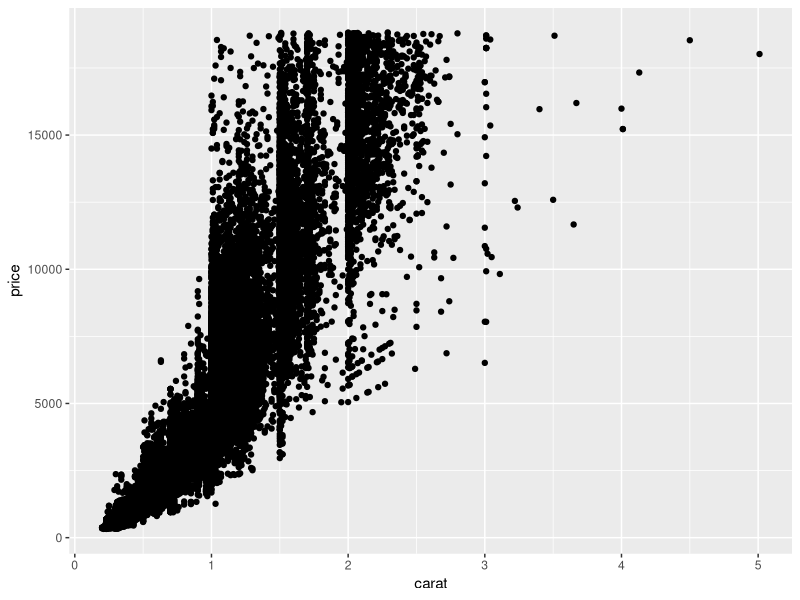
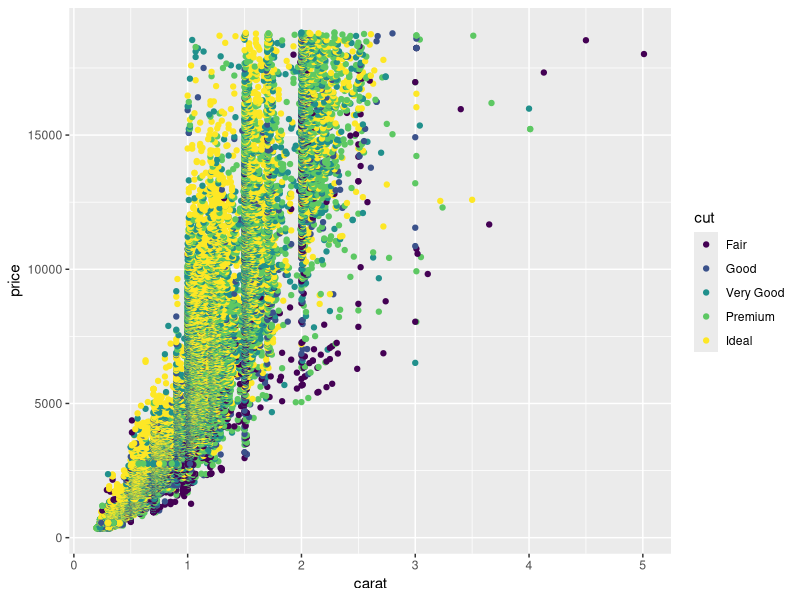
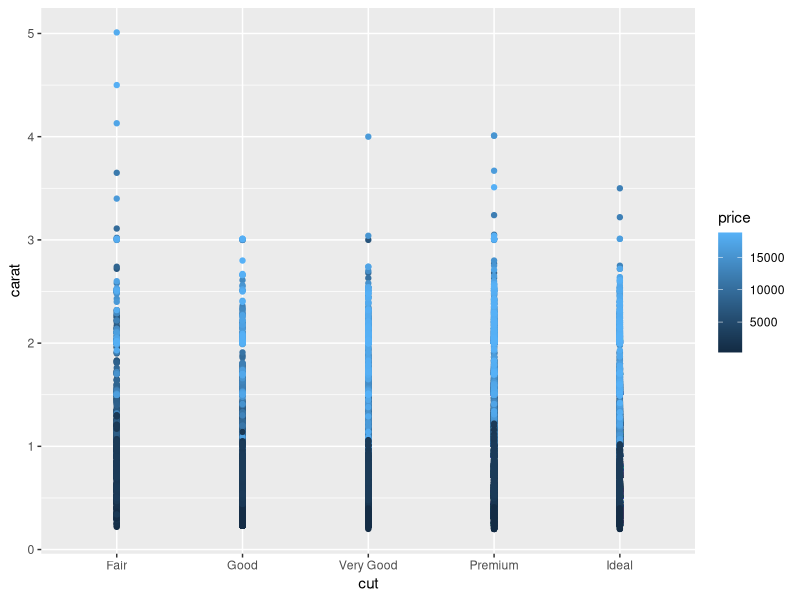

These figures' R source, in order:
## ---- chunk 1
library(tidyverse)
## ---- chunk 2
diamonds %>%
  ggplot(aes(carat, price))+
  geom_point()
## ---- chunk 3
## TASK: Plot `price`, `carat`, and `cut` below
diamonds %>%
  ggplot(aes(carat, price, color = cut))+
  geom_point()

diamonds %>%
  ggplot(aes(cut, carat, color = price))+
  geom_point()

